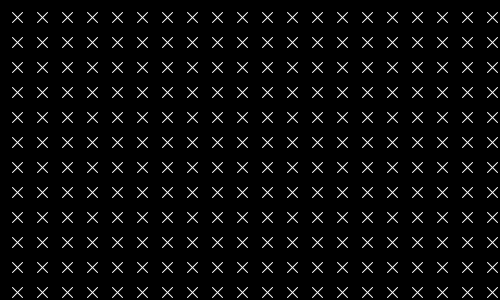
Frame 1 (no input)
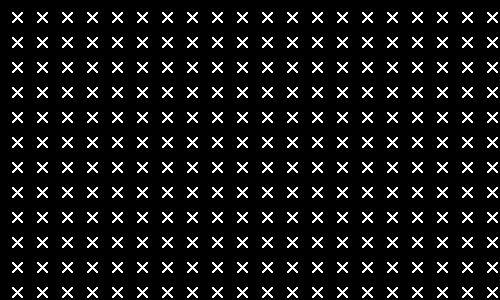
Frame 60 (the mouse pressed at the canvas centre just before this capture)
Frame 120 (the mouse held since frame 60 and released just before this capture): identical to frame 60, image omitted

The Processing sketch that drew these frames (run headless with seeded random() and noise(); from frame 60 on, the mouse is pressed at the canvas centre):

// Processing sketch: Es4
// ── Es4.pde
void setup()
{
  size(500, 300);
  background(0);
  stroke(255);
  colorMode(RGB, width);
}

int q=4; //Numero di x
int s=width/q;

void draw()
{
  for (int y=s/2; y<=height; y+=s) {
    for (int x=s/2; x<=width; x+=s) {
      line(0+x,0+y,10+x,10+y);
      line(10+x,0+y,0+x,10+y);
    }
  }
}


// ellipse(x,y,s,s);
